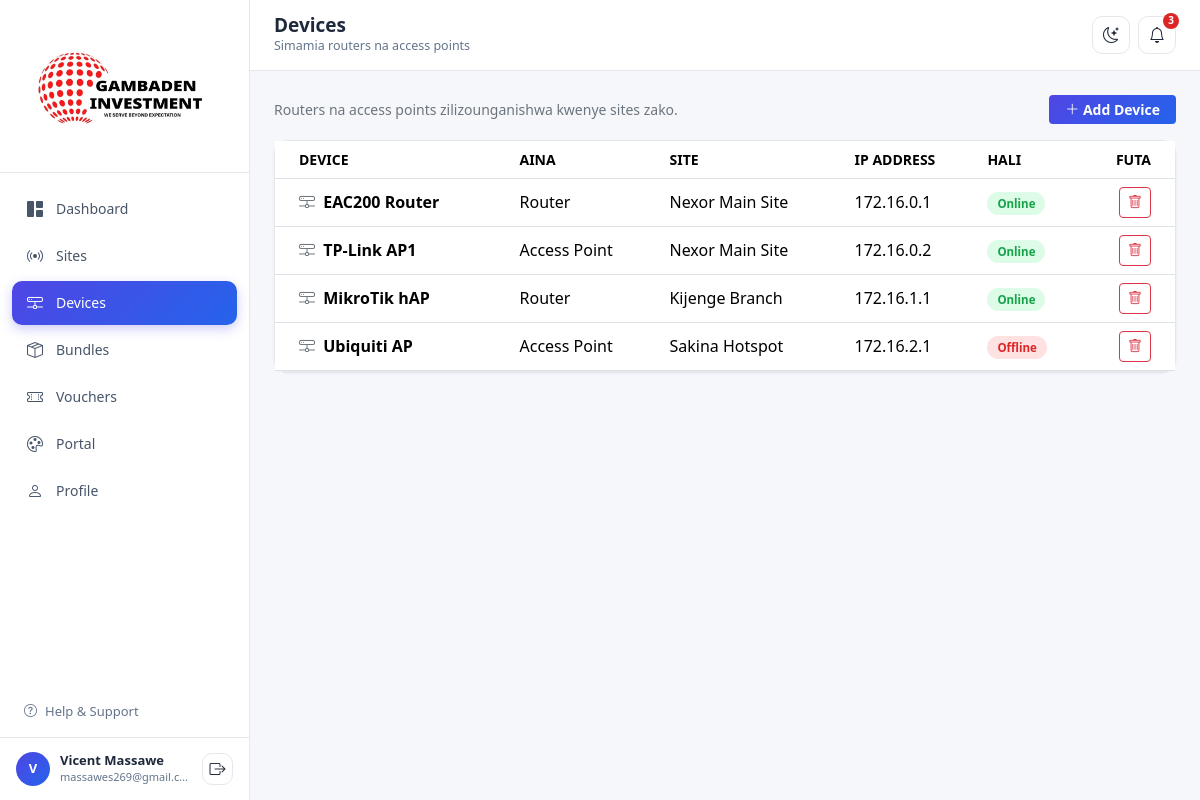
Page /admin.php?page=devices (signed in) on the earlier database version.
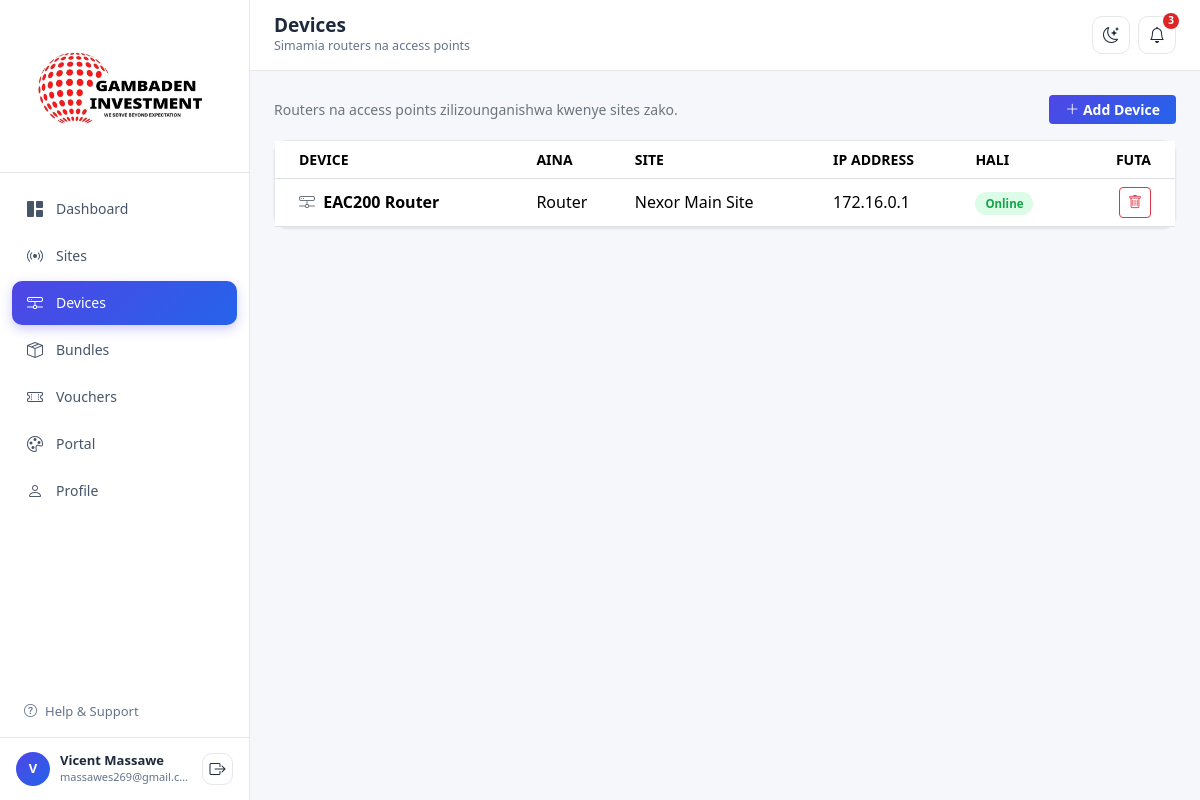
Same page on the later database version.
### tables this page shows
CREATE TABLE IF NOT EXISTS users (
  id             INT AUTO_INCREMENT PRIMARY KEY,
  username       VARCHAR(50)  NOT NULL UNIQUE,
  password_hash  VARCHAR(255) NOT NULL,
  first_name     VARCHAR(100) NOT NULL DEFAULT '',
  last_name      VARCHAR(100) NOT NULL DEFAULT '',
  email          VARCHAR(150) NOT NULL,
  phone          VARCHAR(30)  DEFAULT '',
  account_type   VARCHAR(50)  DEFAULT 'Customer Account',
  member_since   DATE         DEFAULT NULL,
  bank_name      VARCHAR(50)  DEFAULT '',
  account_number VARCHAR(50)  DEFAULT '',
  plan           VARCHAR(50)  DEFAULT 'Free',
  plan_price     INT          DEFAULT 0,
  billing_cycle  VARCHAR(20)  DEFAULT 'Monthly',
  next_renewal   DATE         DEFAULT NULL,
  created_at     TIMESTAMP    DEFAULT CURRENT_TIMESTAMP
);

CREATE TABLE IF NOT EXISTS devices (
  id         INT AUTO_INCREMENT PRIMARY KEY,
  site_id    INT NOT NULL,
  name       VARCHAR(150) NOT NULL,
  type       VARCHAR(50) DEFAULT 'Router',
  ip         VARCHAR(45) DEFAULT '',
  status     ENUM('online','offline') DEFAULT 'online',
  created_at TIMESTAMP DEFAULT CURRENT_TIMESTAMP,
  CONSTRAINT fk_devices_site FOREIGN KEY (site_id) REFERENCES sites(id) ON DELETE CASCADE
);

### admin.php (called while the page is built, shortened)
<?php
require __DIR__ . '/includes/config.php';
$page = $_GET['page'] ?? 'dashboard';
$data = load_app_data();
$pageTitles = [
    'dashboard' => ['Dashboard', 'Muhtasari wa biashara yako ya hotspot'],
    'sites'     => ['Sites', 'Simamia maeneo yako ya hotspot'],
    'devices'   => ['Devices', 'Simamia routers na access points'],
    'bundles'   => ['Internet Bundles', 'Configure your hotspot packages and pricing'],
    'vouchers'  => ['Vouchers', 'Tengeneza na simamia vocha za wateja wako'],
    'portal'    => ['Portal', 'Customize the captive portal your customers see'],
    'profile'   => ['Profile Settings', 'Manage your account information and security'],
];
[$pageTitle, $pageSubtitle] = $pageTitles[$page];
require __DIR__ . '/includes/layout_top.php';
require __DIR__ . "/pages/{$page}.php";
require __DIR__ . '/includes/layout_bottom.php';

### includes/config.php (called while the page is built, shortened)
<?php
function current_user_id(): int {
    return (int) ($_SESSION['user_id'] ?? 1);
}
function load_app_data(): array {
    $pdo = db();
    $userId = current_user_id();
    $profile = $pdo->prepare('SELECT * FROM users WHERE id = ?');
    $profile->execute([$userId]);
    $user = $profile->fetch() ?: [];
    $sites = $pdo->query(
        'SELECT s.*, COUNT(d.id) AS device_count
           FROM sites s
           LEFT JOIN devices d ON d.site_id = s.id
          GROUP BY s.id
          ORDER BY s.id'
    )->fetchAll();
    $devices = $pdo->query('SELECT * FROM devices ORDER BY id')->fetchAll();
    $bundles = $pdo->query(
        "SELECT b.*,
                COALESCE(m.qty, 0) AS sales_month,
                COALESCE(m.revenue, 0) AS revenue_month
           FROM bundles b
           LEFT JOIN (
                SELECT bundle_id, SUM(quantity) AS qty, SUM(amount) AS revenue
                  FROM sales
                 WHERE YEAR(sold_at) = YEAR(CURDATE()) AND MONTH(sold_at) = MONTH(CURDATE())
                 GROUP BY bundle_id
           ) m ON m.bundle_id = b.id
          ORDER BY b.id"
    )->fetchAll();
    $portalStmt = $pdo->query('SELECT * FROM portal_settings WHERE id = 1');
    $portal = $portalStmt->fetch() ?: [
        'business_name' => 'GAMBADEN HOTSPOT',
        'welcome_text'  => 'Internet ya Uhakika kwa Bei Nafuu',
        'primary_color' => '#4f46e5',
        'lipa_number'   => '140197316',
        'contact_phone' => '+255745325531',
    ];
    return [
        'sites' => $sites,
        'devices' => $devices,
        'bundles' => $bundles,
        'portal' => $portal,
        'profile' => [
            'first_name' => $user['first_name'] ?? '',
            'last_name'  => $user['last_name'] ?? '',
            'email'      => $user['email'] ?? '',
            'phone'      => $user['phone'] ?? '',
            'account_type' => $user['account_type'] ?? 'Customer Account',
            'member_since' => !empty($user['member_since']) ? date('d M Y', strtotime($user['member_since'])) : '',
            'bank_name'    => $user['bank_name'] ?? '',
            'account_number' => $user['account_number'] ?? '',
        ],
    ];
}

### pages/devices.php (the view, shortened to what this page needs)
<?php if (!defined('NEXOR_APP')) { http_response_code(403); exit; }
$sitesById = [];
foreach ($data['sites'] as $s) { $sitesById[$s['id']] = $s['name']; }
?>
<div class="d-flex justify-content-between align-items-center mb-3">
  <div class="text-secondary small">Routers na access points zilizounganishwa kwenye sites zako.</div>
  <button class="btn btn-nx-primary btn-sm px-3" data-bs-toggle="modal" data-bs-target="#addDeviceModal">
    <i class="bi bi-plus-lg"></i> Add Device
  </button>
</div>
<div class="nx-card">
  <div class="table-responsive">
    <table class="table align-middle mb-0">
      <thead>
        <tr class="text-secondary small text-uppercase">
          <th class="ps-4">Device</th>
          <th>Aina</th>
          <th>Site</th>
          <th>IP Address</th>
          <th>Hali</th>
          <th class="text-end pe-4">Futa</th>
        </tr>
      </thead>
      <tbody>
        <?php foreach ($data['devices'] as $d): ?>
        <tr>
          <td class="ps-4 fw-semibold"><i class="bi bi-hdd-network text-secondary me-1"></i> <?= htmlspecialchars($d['name']) ?></td>
          <td><?= htmlspecialchars($d['type']) ?></td>
          <td><?= htmlspecialchars($sitesById[$d['site_id']] ?? '—') ?></td>
          <td><?= htmlspecialchars($d['ip']) ?></td>
          <td>
            <span class="nx-badge <?= $d['status'] === 'online' ? 'nx-badge-active' : 'nx-badge-inactive' ?>">
              <?= $d['status'] === 'online' ? 'Online' : 'Offline' ?>
            </span>
          </td>
          <td class="text-end pe-4">
            <form method="POST" data-confirm="Futa kifaa hiki?">
              <button type="submit" class="btn btn-sm btn-outline-danger"><i class="bi bi-trash"></i></button>
            </form>
          </td>
        </tr>
        <?php endforeach; ?>
      </tbody>
    </table>
  </div>
</div>

### includes/layout_top.php (shortened to what this page needs)
<!DOCTYPE html>
<html lang="sw">
<head>
<link rel="stylesheet" href="https://cdn.jsdelivr.net/npm/bootstrap@5.3.3/dist/css/bootstrap.min.css">
<link rel="stylesheet" href="https://cdn.jsdelivr.net/npm/bootstrap-icons@1.11.3/font/bootstrap-icons.css">
<link rel="stylesheet" href="assets/css/style.css">
</head>
<body>
<div class="nx-shell">
<?php require __DIR__ . '/sidebar.php'; ?>
  <div class="nx-main">
    <header class="nx-topbar">
      <div class="d-flex align-items-center gap-3">
        <div>
          <h1><?= htmlspecialchars($pageTitle ?? '') ?></h1>
          <?php if (!empty($pageSubtitle)): ?><div class="sub"><?= htmlspecialchars($pageSubtitle) ?></div><?php endif; ?>
        </div>
      </div>
      <div class="d-flex align-items-center gap-2">
        <button class="nx-icon-btn" id="nxThemeToggle" title="Badilisha mwonekano"><i class="bi bi-moon-stars"></i></button>
        <button class="nx-icon-btn" title="Arifa">
          <i class="bi bi-bell"></i>
          <span class="nx-badge-dot">3</span>
        </button>
      </div>
    </header>
    <main class="nx-content">

### includes/sidebar.php (shortened to what this page needs)
<aside class="nx-sidebar">
  <div class="nx-sidebar-brand">
    <img src="assets/img/logo.png" alt="Gambaden Investment" class="brand-logo">
  </div>
  <nav class="nx-nav">
    <?php
    $nx_links = [
      'dashboard' => ['bi-grid-1x2-fill',   'Dashboard'],
      'sites'     => ['bi-broadcast',       'Sites'],
      'devices'   => ['bi-hdd-network',     'Devices'],
      'bundles'   => ['bi-box-seam',        'Bundles'],
      'vouchers'  => ['bi-ticket-perforated', 'Vouchers'],
      'portal'    => ['bi-palette',         'Portal'],
      'profile'   => ['bi-person',          'Profile'],
    ];
    foreach ($nx_links as $key => [$icon, $label]):
    ?>
    <a href="admin.php?page=<?= $key ?>" class="<?= $page === $key ? 'active' : '' ?>">
      <i class="bi <?= $icon ?>"></i> <?= $label ?>
    </a>
    <?php endforeach; ?>
  </nav>
  <div class="px-3 pb-2">
    <a href="#" class="d-flex align-items-center gap-2 px-2 py-2 text-decoration-none" style="color:var(--nx-muted);font-size:13px;">
      <i class="bi bi-question-circle"></i> Help &amp; Support
    </a>
  </div>
  <div class="nx-sidebar-footer">
    <div class="nx-avatar"><?= strtoupper(substr($data['profile']['first_name'], 0, 1)) ?></div>
    <div class="flex-grow-1 overflow-hidden">
      <div class="who text-truncate"><?= htmlspecialchars($data['profile']['first_name'] . ' ' . $data['profile']['last_name']) ?></div>
      <div class="email text-truncate"><?= htmlspecialchars($data['profile']['email']) ?></div>
    </div>
    <a href="logout.php" class="nx-icon-btn" title="Logout" style="width:32px;height:32px;">
      <i class="bi bi-box-arrow-right"></i>
    </a>
  </div>
</aside>

### includes/layout_bottom.php (shortened to what this page needs)
    </main>
  </div>
</div>
</body>
</html>

### assets/css/style.css (style rules this page uses)
:root { --nx-primary: #4f46e5; --nx-primary-dark: #4338ca; --nx-accent: #2563eb; --nx-bg: #f6f7fb; --nx-surface: #ffffff; --nx-border: #e5e7eb; --nx-text: #1e293b; --nx-muted: #64748b; --nx-sidebar-bg: #ffffff; --nx-sidebar-text: #475569; --nx-success: #16a34a; --nx-success-bg: #dcfce7; --nx-warning: #d97706; --nx-warning-bg: #fef3c7; --nx-danger: #dc2626; --nx-danger-bg: #fee2e2; --nx-shadow: 0 1px 3px rgba(15, 23, 42, .06), 0 1px 2px rgba(15, 23, 42, .04); }
body { background: var(--nx-bg); color: var(--nx-text); font-family: "Segoe UI", system-ui, -apple-system, sans-serif; }
a { color: var(--nx-accent); }
.nx-shell { display: flex; min-height: 100vh; }
.nx-sidebar { width: 250px; flex-shrink: 0; background: var(--nx-sidebar-bg); border-right: 1px solid var(--nx-border); display: flex; flex-direction: column; transition: transform .2s ease; }
.nx-sidebar-brand { padding: 18px 20px; border-bottom: 1px solid var(--nx-border); }
.nx-sidebar-brand .brand-logo { max-width: 100%; height: auto; display: block; background: #fff; border-radius: 10px; padding: 6px 10px; }
.nx-nav { padding: 14px 12px; flex: 1; overflow-y: auto; }
.nx-nav a { display: flex; align-items: center; gap: 12px; padding: 10px 14px; border-radius: 10px; color: var(--nx-sidebar-text); text-decoration: none; font-size: 14px; font-weight: 500; margin-bottom: 3px; transition: background .15s, color .15s; }
.nx-nav a i { font-size: 16px; width: 18px; text-align: center; }
.nx-nav a.active { background: linear-gradient(135deg, var(--nx-primary), var(--nx-accent)); color: #fff; box-shadow: 0 4px 12px rgba(79, 70, 229, .28); }
.nx-sidebar-footer { padding: 14px 16px; border-top: 1px solid var(--nx-border); display: flex; align-items: center; gap: 10px; }
.nx-avatar { width: 34px; height: 34px; border-radius: 50%; background: linear-gradient(135deg, var(--nx-primary), var(--nx-accent)); color: #fff; font-weight: 700; font-size: 13px; display: flex; align-items: center; justify-content: center; flex-shrink: 0; }
.nx-sidebar-footer .who { font-size: 13px; font-weight: 600; color: var(--nx-text); line-height: 1.2; }
.nx-sidebar-footer .email { font-size: 11px; color: var(--nx-muted); }
.nx-main { flex: 1; min-width: 0; display: flex; flex-direction: column; }
.nx-topbar { background: var(--nx-surface); border-bottom: 1px solid var(--nx-border); padding: 14px 24px; display: flex; align-items: center; justify-content: space-between; gap: 16px; }
.nx-topbar h1 { font-size: 19px; font-weight: 700; margin: 0; color: var(--nx-text); }
.nx-topbar .sub { font-size: 12.5px; color: var(--nx-muted); }
.nx-icon-btn { width: 38px; height: 38px; border-radius: 10px; border: 1px solid var(--nx-border); background: var(--nx-surface); color: var(--nx-text); display: flex; align-items: center; justify-content: center; position: relative; }
.nx-badge-dot { position: absolute; top: -4px; right: -4px; background: var(--nx-danger); color: #fff; font-size: 10px; font-weight: 700; min-width: 16px; height: 16px; border-radius: 8px; display: flex; align-items: center; justify-content: center; padding: 0 3px; }
.nx-content { padding: 24px; flex: 1; }
.nx-card { background: var(--nx-surface); border: 1px solid var(--nx-border); border-radius: 14px; box-shadow: var(--nx-shadow); }
.nx-badge { font-size: 11.5px; font-weight: 700; padding: 4px 10px; border-radius: 20px; }
.nx-badge-active { background: var(--nx-success-bg); color: var(--nx-success); }
.btn-nx-primary { background: linear-gradient(135deg, var(--nx-primary), var(--nx-accent)); border: none; color: #fff; font-weight: 600; }
.nx-badge-inactive { background: var(--nx-danger-bg); color: var(--nx-danger); }

Differences in the rows shown:
removed devices: name "TP-Link AP1", type "Access Point", site "Nexor Main Site", ip "172.16.0.2", status "Online"
removed devices: name "MikroTik hAP", type "Router", site "Kijenge Branch", ip "172.16.1.1", status "Online"
removed devices: name "Ubiquiti AP", type "Access Point", site "Sakina Hotspot", ip "172.16.2.1", status "Offline"
